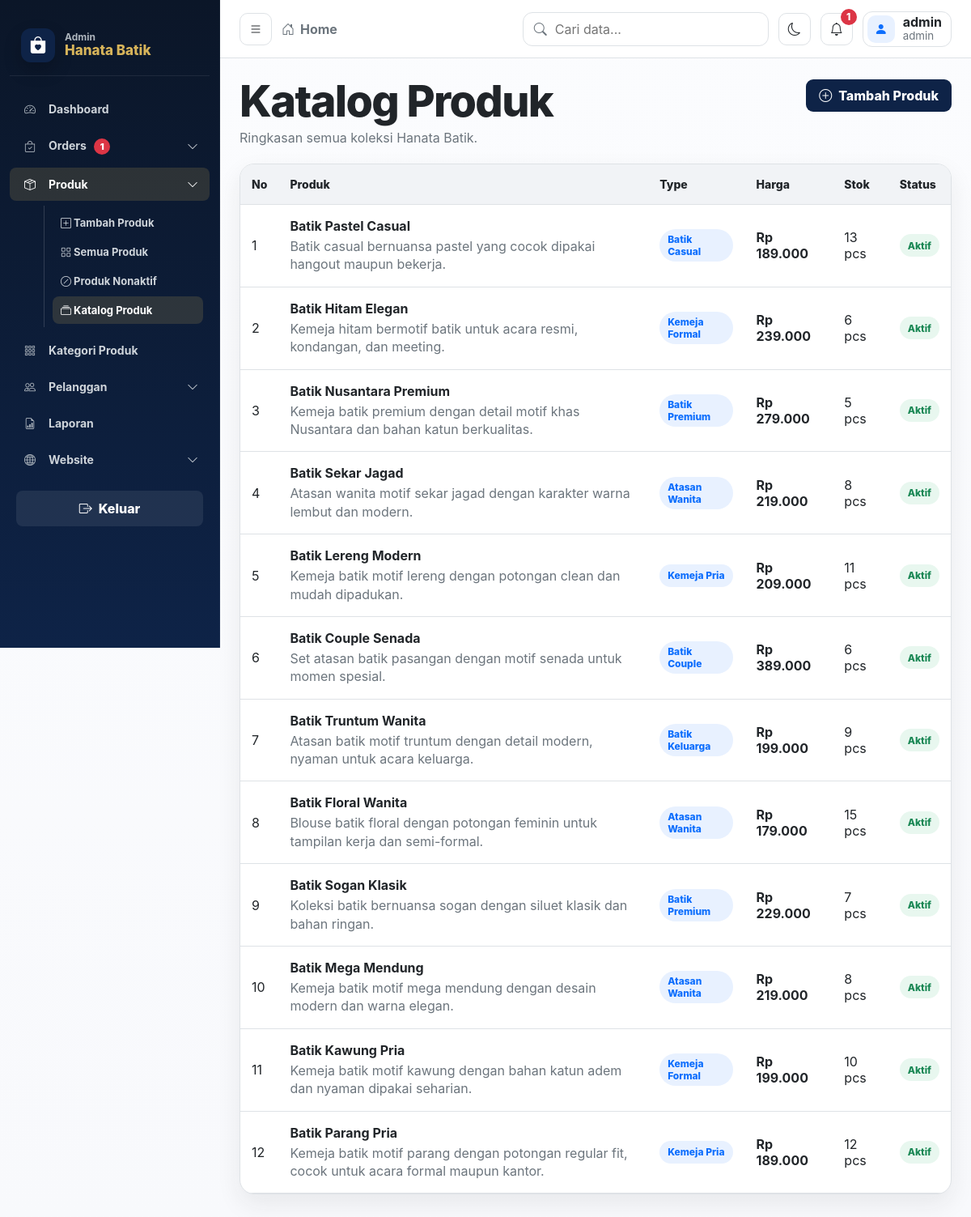
/admin/index.php?menu=catalog (signed in), run on the app's committed database.
### tables this page shows
CREATE TABLE `barang` (
    `id_brg` INT NOT NULL AUTO_INCREMENT,
    `nm_brg` VARCHAR(120) NOT NULL,
    `id_type` INT NOT NULL,
    `ket` TEXT NOT NULL,
    `hrg_jual` BIGINT NOT NULL,
    `foto` VARCHAR(255) DEFAULT '',
    `status` TINYINT NOT NULL DEFAULT 1,
    `stok` INT NOT NULL DEFAULT 1,
    `ukuran` VARCHAR(30) NOT NULL DEFAULT 'S,M,L,XL',
    PRIMARY KEY (`id_brg`),
    KEY `idx_barang_type` (`id_type`),
    CONSTRAINT `fk_barang_type`
        FOREIGN KEY (`id_type`) REFERENCES `type` (`id_type`)
        ON UPDATE CASCADE ON DELETE RESTRICT
);

### admin/config/koneksi.php (called while the page is built, shortened)
<?php
if (!function_exists('rupiah')) {
    function rupiah($value) { return 'Rp '.number_format((float)$value,0,',','.'); }
}
?>

### admin/data/catalog.php (the view)
<?php
$q=mysqli_query($conn,"SELECT b.*,COALESCE(t.nm_type,'-') AS nm_type FROM barang b LEFT JOIN `type` t ON t.id_type=b.id_type ORDER BY b.id_brg DESC");
?>
<div class="page-head"><div><h1>Katalog Produk</h1><p>Ringkasan semua koleksi Hanata Batik.</p></div><a class="btn btn-primary" href="index.php?menu=barang&act=tambah"><i class="bi bi-plus-circle"></i> Tambah Produk</a></div>
<div class="table-card"><div class="table-wrap"><table class="data-table"><thead><tr><th>No</th><th>Produk</th><th>Type</th><th>Harga</th><th>Stok</th><th>Status</th></tr></thead><tbody>
<?php if($q&&mysqli_num_rows($q)>0):$n=1;while($r=mysqli_fetch_assoc($q)):?><tr class="data-row"><td><?php echo $n++;?></td><td><b><?php echo e($r['nm_brg']);?></b><span class="cell-sub"><?php echo e($r['ket']);?></span></td><td><span class="badge-type"><?php echo e($r['nm_type']);?></span></td><td><b><?php echo rupiah($r['hrg_jual']);?></b></td><td><?php echo (int)$r['stok'];?> pcs</td><td><span class="badge-status <?php echo (int)$r['status']===1?'active':'off';?>"><?php echo (int)$r['status']===1?'Aktif':'Nonaktif';?></span></td></tr><?php endwhile; else:?><tr><td colspan="6" class="empty-state">Belum ada produk.</td></tr><?php endif;?></tbody></table></div></div>

### admin/css/style.css (style rules this page uses)
:root { --bg: #f8f9fc; --bg-soft: #f1f3f6; --sidebar: #343a40; --sidebar-2: #2f353b; --sidebar-hover: #454d55; --accent: #0d6efd; --accent-soft: #e8f1ff; --card: #ffffff; --line: #dee2e6; --text: #212529; --muted: #6c757d; --danger: #dc3545; --success: #198754; --warning: #ffc107; --shadow: 0 12px 30px rgba(33, 37, 41, .08); --radius-lg: 18px; --radius-md: 12px; --radius-sm: 8px; }
* { box-sizing: border-box; }
html { scroll-behavior: smooth; }
body { margin: 0; min-height: 100vh; font-family: Inter, "Segoe UI", Arial, sans-serif; background: linear-gradient(180deg, #fbfcfe 0%, var(--bg) 100%); color: var(--text); }
a { color: inherit; text-decoration: none; }
.page-head, .dashboard-title { display: flex; align-items: flex-start; justify-content: space-between; gap: 18px; margin-bottom: 22px; }
.page-head h1, .dashboard-title h1 { margin: 0; color: var(--text); font-size: clamp(30px, 4.5vw, 54px); line-height: 1; letter-spacing: -.03em; font-weight: 800; }
.page-head p, .dashboard-title p { margin: 8px 0 0; color: var(--muted); font-size: 16px; }
.btn, .btn-primary, .btn-secondary, .btn-danger, .btn-soft, input[type=submit], button[type=submit] { display: inline-flex; align-items: center; justify-content: center; gap: 8px; min-height: 40px; padding: 9px 15px; border-radius: 9px; border: 1px solid transparent; cursor: pointer; font-weight: 800; transition: .16s ease; white-space: nowrap; }
.btn-primary, input[type=submit], button[type=submit] { background: var(--accent); color: #fff; }
.card, .panel, .info-card, .table-card, .form-card { background: var(--card); border: 1px solid var(--line); border-radius: var(--radius-lg); box-shadow: var(--shadow); }
.table-card { overflow: hidden; }
.table-wrap { overflow-x:auto; }
.data-table, .simple-table, .table { width:100%; border-collapse:collapse; min-width:760px; }
.data-table th, .data-table td, .simple-table th, .simple-table td, .table th, .table td { padding:16px 14px; text-align:left; border-bottom:1px solid var(--line); vertical-align:middle; }
.data-table th, .simple-table th, .table th { color:var(--text); font-size:14px; font-weight:800; background:var(--bg-soft); }
.cell-sub { display:block; color:var(--muted); margin-top:4px; line-height:1.4; }
.badge-type, .badge-status { display:inline-flex; align-items:center; min-height:28px; padding:5px 10px; border-radius:999px; background:var(--accent-soft); color:var(--accent); font-size:12px; font-weight:800; }
.badge-status.active { background:#e8f7ef; color:var(--success); }
:root { --hn-navy:#0e2347;--hn-gold:#d7b45a;--hn-black:#111; }
.btn-primary,.btn-process { background:var(--hn-navy)!important }
body { --hn-gold:#d7b45a;--hn-navy:#0e2347 }

### data on the page
barang: nm_brg "Batik Pastel Casual", ket "Batik casual bernuansa pastel yang cocok dipakai hangout maupun bekerja.", nm_type "Batik Casual", hrg_jual "Rp 189.000", stok "13", status "Aktif"
barang: nm_brg "Batik Hitam Elegan", ket "Kemeja hitam bermotif batik untuk acara resmi, kondangan, dan meeting.", nm_type "Kemeja Formal", hrg_jual "Rp 239.000", stok "6", status "Aktif"
barang: nm_brg "Batik Nusantara Premium", ket "Kemeja batik premium dengan detail motif khas Nusantara dan bahan katun berkualitas.", nm_type "Batik Premium", hrg_jual "Rp 279.000", stok "5", status "Aktif"
barang: nm_brg "Batik Sekar Jagad", ket "Atasan wanita motif sekar jagad dengan karakter warna lembut dan modern.", nm_type "Atasan Wanita", hrg_jual "Rp 219.000", stok "8", status "Aktif"
barang: nm_brg "Batik Lereng Modern", ket "Kemeja batik motif lereng dengan potongan clean dan mudah dipadukan.", nm_type "Kemeja Pria", hrg_jual "Rp 209.000", stok "11", status "Aktif"
barang: nm_brg "Batik Couple Senada", ket "Set atasan batik pasangan dengan motif senada untuk momen spesial.", nm_type "Batik Couple", hrg_jual "Rp 389.000", stok "6", status "Aktif"
barang: nm_brg "Batik Truntum Wanita", ket "Atasan batik motif truntum dengan detail modern, nyaman untuk acara keluarga.", nm_type "Batik Keluarga", hrg_jual "Rp 199.000", stok "9", status "Aktif"
barang: nm_brg "Batik Floral Wanita", ket "Blouse batik floral dengan potongan feminin untuk tampilan kerja dan semi-formal.", nm_type "Atasan Wanita", hrg_jual "Rp 179.000", stok "15", status "Aktif"
barang: nm_brg "Batik Sogan Klasik", ket "Koleksi batik bernuansa sogan dengan siluet klasik dan bahan ringan.", nm_type "Batik Premium", hrg_jual "Rp 229.000", stok "7", status "Aktif"
barang: nm_brg "Batik Mega Mendung", ket "Kemeja batik motif mega mendung dengan desain modern dan warna elegan.", nm_type "Atasan Wanita", hrg_jual "Rp 219.000", stok "8", status "Aktif"
barang: nm_brg "Batik Kawung Pria", ket "Kemeja batik motif kawung dengan bahan katun adem dan nyaman dipakai seharian.", nm_type "Kemeja Formal", hrg_jual "Rp 199.000", stok "10", status "Aktif"
barang: nm_brg "Batik Parang Pria", ket "Kemeja batik motif parang dengan potongan regular fit, cocok untuk acara formal maupun kantor.", nm_type "Kemeja Pria", hrg_jual "Rp 189.000", stok "12", status "Aktif"

### other printed values
$pendingOrders "1"
$notifTotal "1"
$namaLogin "admin"
$levelLogin "admin"
